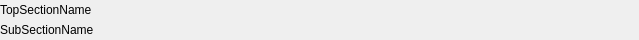
<?xml version="1.0" encoding="UTF-8"?>
<ui version="4.0">
 <class>WidgetPropSection</class>
 <widget class="QWidget" name="WidgetPropSection">
  <property name="geometry">
   <rect>
    <x>0</x>
    <y>0</y>
    <width>639</width>
    <height>40</height>
   </rect>
  </property>
  <property name="minimumSize">
   <size>
    <width>0</width>
    <height>40</height>
   </size>
  </property>
  <property name="maximumSize">
   <size>
    <width>16777215</width>
    <height>40</height>
   </size>
  </property>
  <property name="windowTitle">
   <string>Form</string>
  </property>
  <layout class="QHBoxLayout" name="horizontalLayout">
   <property name="spacing">
    <number>0</number>
   </property>
   <property name="leftMargin">
    <number>0</number>
   </property>
   <property name="topMargin">
    <number>0</number>
   </property>
   <property name="rightMargin">
    <number>0</number>
   </property>
   <property name="bottomMargin">
    <number>0</number>
   </property>
   <item>
    <widget class="QFrame" name="frame">
     <property name="frameShape">
      <enum>QFrame::NoFrame</enum>
     </property>
     <property name="frameShadow">
      <enum>QFrame::Raised</enum>
     </property>
     <layout class="QVBoxLayout" name="verticalLayout">
      <property name="spacing">
       <number>0</number>
      </property>
      <property name="leftMargin">
       <number>0</number>
      </property>
      <property name="topMargin">
       <number>0</number>
      </property>
      <property name="rightMargin">
       <number>0</number>
      </property>
      <property name="bottomMargin">
       <number>0</number>
      </property>
      <item>
       <widget class="QLabel" name="label_top">
        <property name="accessibleName">
         <string>header2</string>
        </property>
        <property name="text">
         <string>TopSectionName</string>
        </property>
       </widget>
      </item>
      <item>
       <widget class="QLabel" name="label_sub">
        <property name="accessibleName">
         <string>header3</string>
        </property>
        <property name="text">
         <string>SubSectionName</string>
        </property>
       </widget>
      </item>
     </layout>
    </widget>
   </item>
  </layout>
 </widget>
 <resources/>
 <connections/>
</ui>
